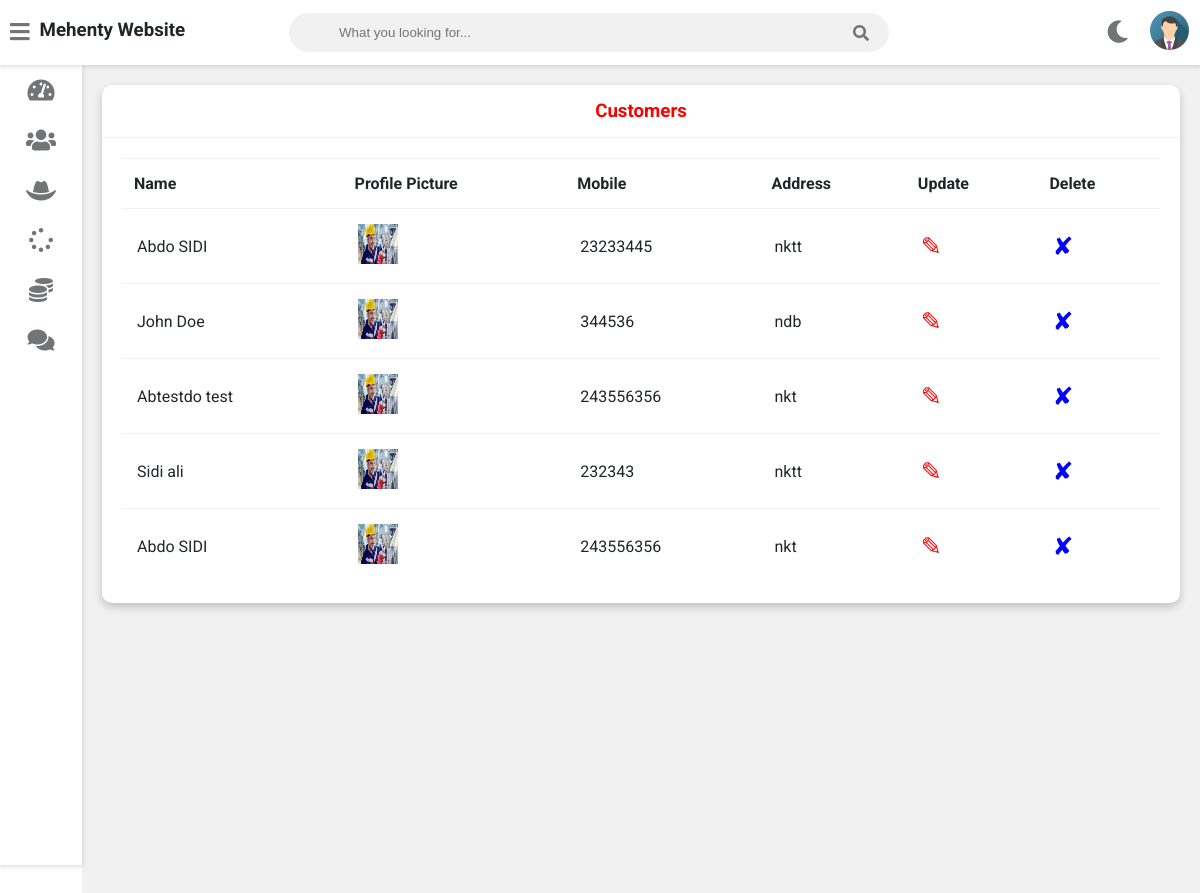
Before: /admin-view-customer (signed in) with the older database file.
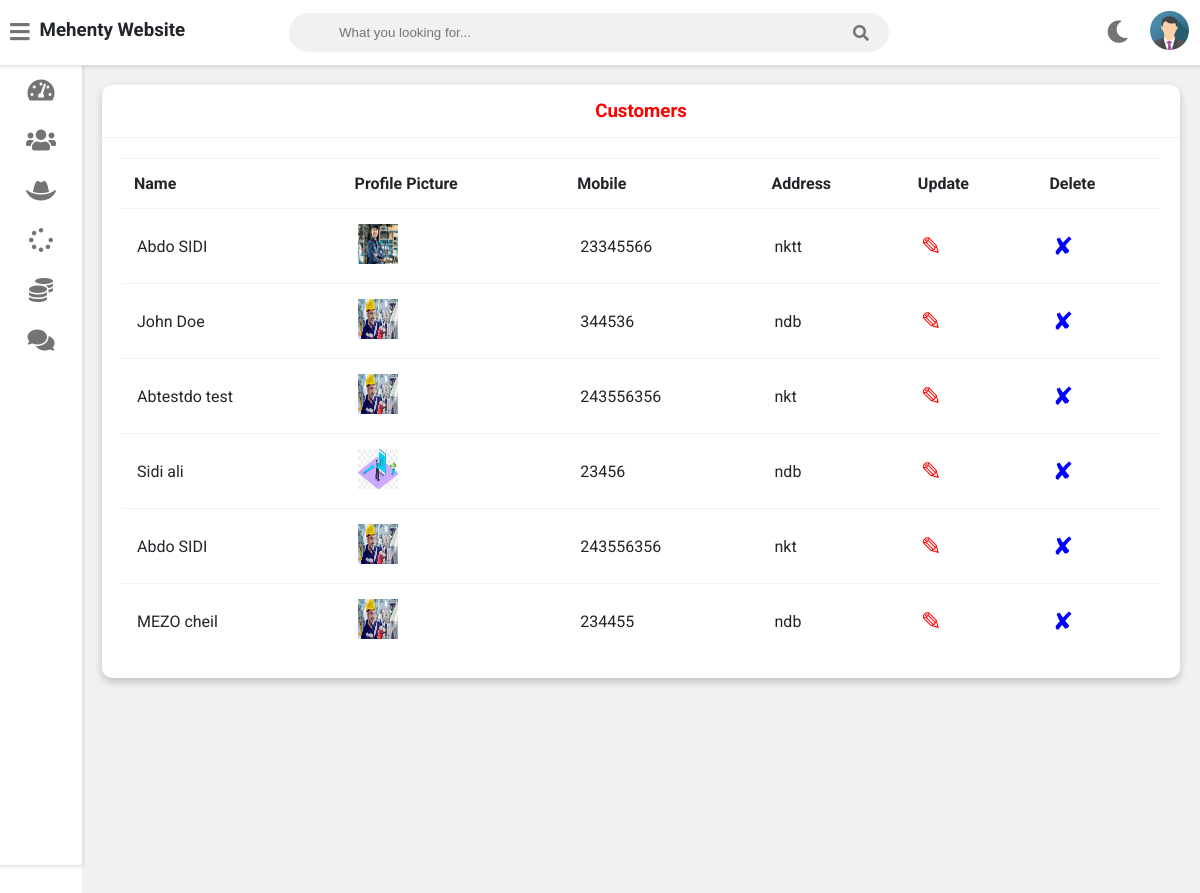
After: the same page with the newer database file.
### service/models.py (models this page shows, shortened)
class Customer(models.Model):
    user=models.OneToOneField(User,on_delete=models.CASCADE)
    profile_pic= models.ImageField(upload_to='profile_pic/CustomerProfilePic/',null=True,blank=True)
    address = models.CharField(max_length=40)
    mobile = models.CharField(max_length=20,null=False)
    @property
    def get_name(self):
        return self.user.first_name+" "+self.user.last_name

### service/views.py (the view)
# urls.py: path('admin-view-customer',views.admin_view_customer_view,name='admin-view-customer'),
@login_required(login_url='adminlogin')
def admin_view_customer_view(request):
    customers=models.Customer.objects.all()
    return render(request,'service/admin_view_customer.html',{'customers':customers})

### templates/service/admin_view_customer.html
{% extends 'service/adminbase.html' %}
{% block content %}
{% load static %}
<div class="wrapper">
    <div class="row">
        <div class="col-12 col-m-12 col-sm-12">
            <div class="card">
                <div class="card-header">
                    <h3 style="color:red; text-align:center">Customers</h3>
                </div>
                <div class="card-content">
                    <table>
                        <thead>
                            <tr>
                                <th>Name</th>
                                <th>Profile Picture</th>
                                <th>Mobile</th>
                                <th>Address</th>
                                <th>Update</th>
                                <th>Delete</th>
                            </tr>
                        </thead>
                        <tbody>
                            {% for c in customers %}
                            <tr>
                                <td>{{ c.get_name }}</td>
                                <td>
                                    {% if c.profile_pic %}
                                    <img src="{{ c.profile_pic.url }}" alt="Profile Pic" height="40px" width="40px" />
                                    {% else %}
                                    No Profile Pic
                                    {% endif %}
                                </td>
                                <td>{{ c.mobile }}</td>
                                <td>{{ c.address }}</td>
                                <td><a style="color:red; text-decoration:none;font-size:25px;" href="{% url 'update-customer' c.id %}">&#9998;</a></td>
                                <td><a style="color:blue; text-decoration:none;font-size:25px;" href="{% url 'delete-customer' c.id %}">&#10008;</a></td>
                            </tr>
                            {% endfor %}
                        </tbody>
                    </table>
                </div>
            </div>
        </div>
    </div>
<br><br><br><br><br><br><br><br><br><br><br><br><br><br><br><br>
</div>
{% endblock content %}

Changed rows visible on the page:
changed Customer "nktt": profile_pic: a different picture; mobile "23233445" → "23345566"
changed Customer "Sidi ali": profile_pic: a different picture; mobile "232343" → "23456"; address "nktt" → "ndb"
added Customer: get_name "MEZO cheil", profile_pic (picture), mobile "234455", address "ndb"
